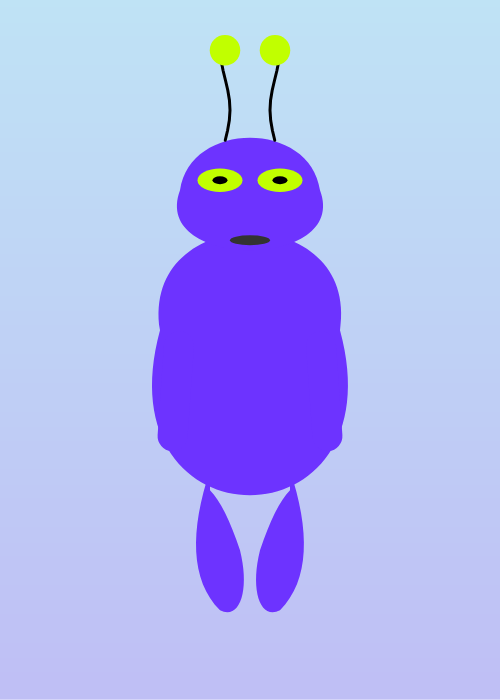
Frame 1 (no input)
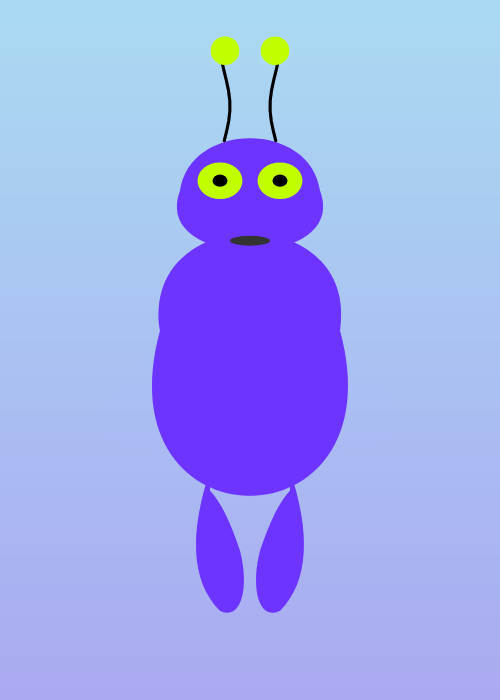
Frame 60 (no input)
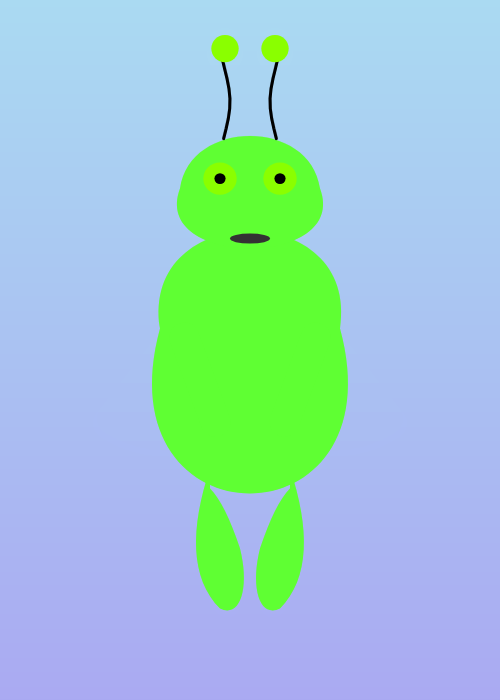
Frame 120 (the mouse pressed at the canvas centre since frame 60)

The p5.js sketch that drew these frames (run headless with seeded random() and noise() and a simulated clock; from frame 60 on, the mouse is pressed at the canvas centre):

// p5.js sketch
// ── sketch.js
let skinColor;
let eyeColor;
let eyeSize;
let armAngle;
let antennaLength;

function setup() {
  createCanvas(500, 700);
  colorMode(HSB, 360, 100, 100);
  noStroke();
  randomizeAlien(); // Initialize random alien features
}

function draw() {
  drawGradientBackground(); // Draw animated sky background

  push();
  let bobbing = sin(frameCount * 0.05) * 5;
  translate(0, bobbing);
  drawAlien(); // Draw complete alien figure with movement
  pop();
}

function randomizeAlien() {
  // Generate random values for alien's appearance
  skinColor = color(random(360), 80, 100);
  eyeColor = color(random(360), 100, 100);
  eyeSize = random(30, 50);
  armAngle = random(PI / 6, PI / 3);
  antennaLength = random(60, 100);
}

function drawGradientBackground() {
  // Create a vertical gradient for the background
  for (let y = 0; y < height; y++) {
    let inter = map(y, 0, height, 200, 240);
    stroke(inter, 30, 95);
    line(0, y, width, y);
  }
  noStroke();
}

function drawAlien() {
  // Assemble all body parts to draw the alien
  push();
  translate(width / 2, height / 2 + 100);
  drawLegs();
  drawBody();
  drawArms();
  drawHead();
  drawEyes();
  drawMouth();
  drawAntennae();
  pop();
}

function drawBody() {
  // Draw alien body shape
  fill(skinColor);
  beginShape();
  vertex(-90, -120);
  bezierVertex(-150, 100, 150, 100, 90, -120);
  bezierVertex(110, -250, -110, -250, -90, -120);
  endShape(CLOSE);
}

function drawHead() {
  // Draw alien head
  push();
  translate(0, -220);
  fill(skinColor);
  beginShape();
  vertex(-70, -40);
  bezierVertex(-100, 40, 100, 40, 70, -40);
  bezierVertex(60, -110, -60, -110, -70, -40);
  endShape(CLOSE);
  pop();
}

function drawEyes() {
  // Draw animated alien eyes
  push();
  translate(0, -270);
  fill(eyeColor);
  let blink = map(sin(frameCount * 0.2), -1, 1, 1, 0.2);
  ellipse(-30, 0, eyeSize, eyeSize * blink);
  ellipse(30, 0, eyeSize, eyeSize * blink);
  fill(0);
  ellipse(-30, 0, eyeSize / 3, (eyeSize / 3) * blink);
  ellipse(30, 0, eyeSize / 3, (eyeSize / 3) * blink);
  pop();
}

function drawMouth() {
  // Draw alien mouth
  push();
  translate(0, -230);
  fill(0, 0, 20);
  ellipse(0, 20, 40, 10);
  pop();
}

function drawArms() {
  // Draw animated alien arms
  fill(skinColor);
  push();
  push();
  translate(-85, -120);
  rotate(sin(frameCount * 0.1) * armAngle);
  rect(0, 0, 30, 120, 20);
  pop();
  push();
  translate(85, -120);
  rotate(-sin(frameCount * 0.1) * armAngle);
  rect(-30, 0, 30, 120, 20);
  pop();
  pop();
}

function drawLegs() {
  // Draw alien legs
  fill(skinColor);
  let offsetY = -40;

  beginShape();
  vertex(-40, 60 + offsetY);
  bezierVertex(-60, 120 + offsetY, -60, 170 + offsetY, -30, 200 + offsetY);
  bezierVertex(-10, 210 + offsetY, 0, 180 + offsetY, -10, 140 + offsetY);
  bezierVertex(-20, 110 + offsetY, -30, 90 + offsetY, -40, 80 + offsetY);
  endShape(CLOSE);

  beginShape();
  vertex(40, 60 + offsetY);
  bezierVertex(60, 120 + offsetY, 60, 170 + offsetY, 30, 200 + offsetY);
  bezierVertex(10, 210 + offsetY, 0, 180 + offsetY, 10, 140 + offsetY);
  bezierVertex(20, 110 + offsetY, 30, 90 + offsetY, 40, 80 + offsetY);
  endShape(CLOSE);
}

function drawAntennae() {
  // Draw animated glowing antennae
  push();
  translate(0, -310);

  stroke(0);
  strokeWeight(3);
  noFill();

  let sway = sin(frameCount * 0.1) * 10;

  push();
  translate(-25, 0);
  beginShape();
  for (let t = 0; t < 10; t++) {
    let x = sin(t * 0.5 + sway * 0.05) * 5;
    let y = -t * 10;
    vertex(x, y);
  }
  endShape();
  let glowY = -10 * 9;
  noStroke();
  fill(eyeColor);
  ellipse(0, glowY, 16, 16);
  fill(eyeColor);
  ellipse(0, glowY, 30 + sin(frameCount * 0.1) * 5, 30 + sin(frameCount * 0.1) * 5);
  pop();

  push();
  translate(25, 0);
  beginShape();
  for (let t = 0; t < 10; t++) {
    let x = -sin(t * 0.5 + sway * 0.05) * 5;
    let y = -t * 10;
    vertex(x, y);
  }
  endShape();
  let glowY2 = -10 * 9;
  noStroke();
  fill(eyeColor);
  ellipse(0, glowY2, 16, 16);
  fill(eyeColor);
  ellipse(0, glowY2, 30 + sin(frameCount * 0.1) * 5, 30 + sin(frameCount * 0.1) * 5);
  pop();

  pop();
}

function mousePressed() {
  randomizeAlien(); // Generate new alien features on click
}
